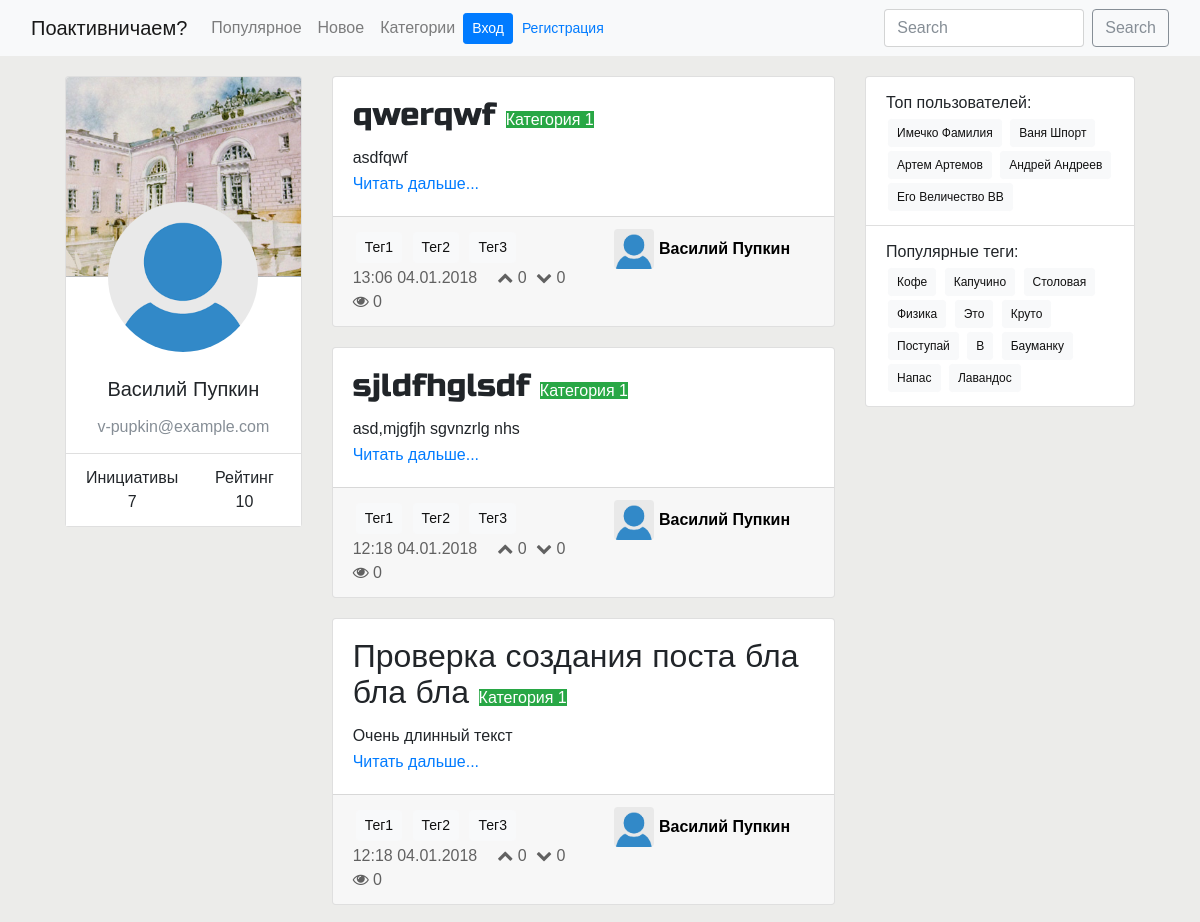
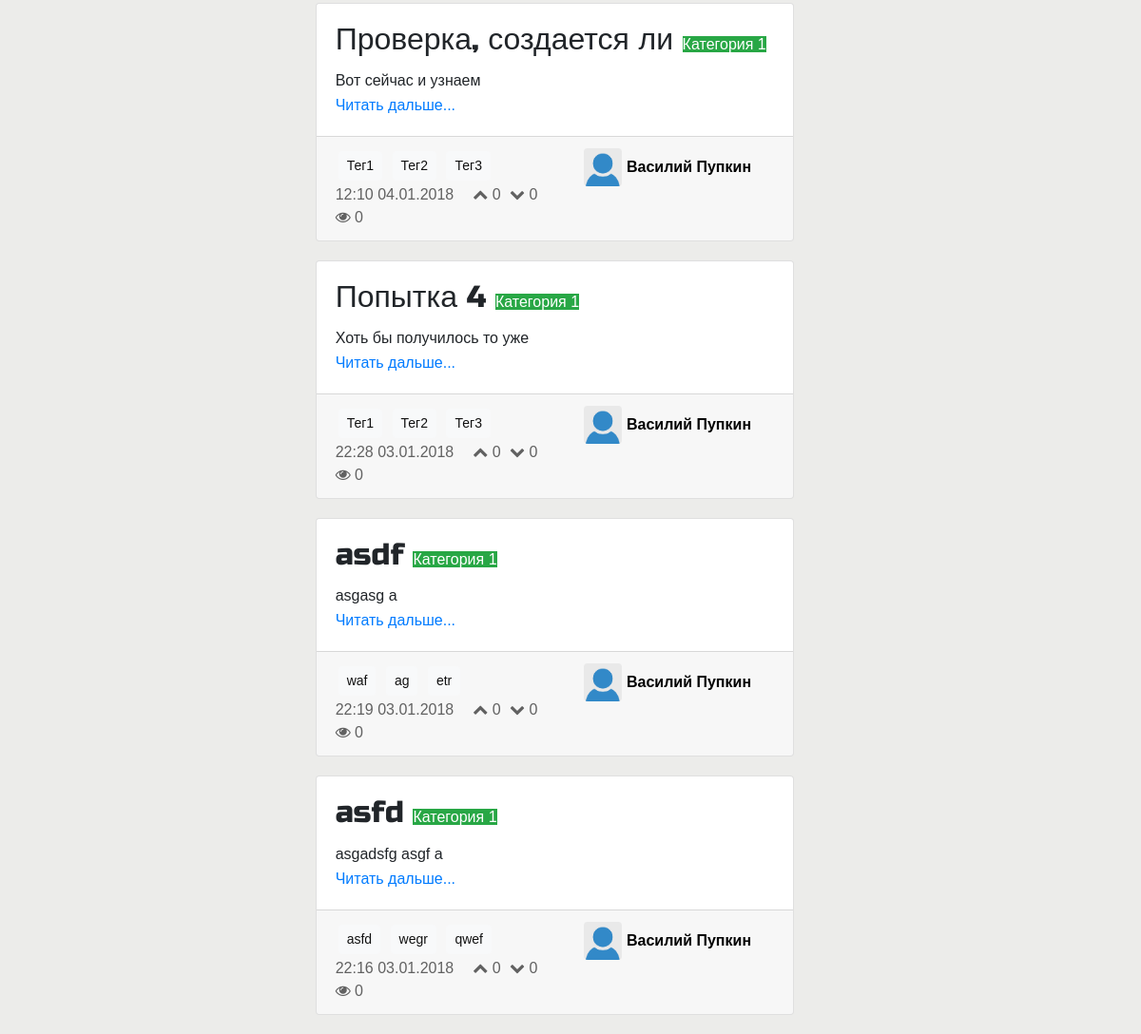
Page /userprofile/1/ on the committed database (2 pictures, top to bottom).
### userprofile/models.py (models this page shows, shortened)
class UserProfile(models.Model):
    user = models.OneToOneField(User, on_delete=models.CASCADE)
    rating = models.IntegerField(default=0)
    about = models.TextField(blank=True)
    def get_absolute_url(self):
        return reverse('userprofile:userpage', kwargs={'pk': self.pk})

### post/models.py (models this page shows, shortened)
class Post(models.Model):
    class Meta:
        ordering = ['-pub_date']
    title = models.CharField(max_length=250)
    text = models.TextField()
    pub_date = models.DateTimeField(auto_now_add=True)
    likes = models.IntegerField(default=0)
    dislikes = models.IntegerField(default=0)
    views = models.IntegerField(default=0)
    category = models.ForeignKey(Category, on_delete=models.CASCADE)
    tag = models.ManyToManyField(Tag)
    author = models.ForeignKey(UserProfile, on_delete=models.CASCADE, blank=True)
    deleted = models.BooleanField(default=False)
    edited = models.BooleanField(default=False)
    posts = PostManager()
    def get_absolute_url(self):
        return reverse('post:detail', kwargs={'pk': self.pk})

### category/models.py (models this page shows, shortened)
class Category(models.Model):
    label = models.CharField(unique=True, max_length=30)
    description = models.TextField()

### tag/models.py (models this page shows, shortened)
class Tag(models.Model):
    label = models.CharField(max_length=30, unique=True)

### userprofile/views.py (the view)
# urls.py: url(r'^(?P<pk>\d+)/', views.UserPageDetail.as_view(), name='userpage'),
class UserPageDetail(SingleObjectMixin, ListView):
    model = UserProfile
    template_name = 'userprofile/userpage.html'
    paginate_by = 10
    def get(self, request, *args, **kwargs):
        self.object = self.get_object(queryset=UserProfile.objects.all())
        return super(UserPageDetail, self).get(request, *args, **kwargs)
    def get_context_data(self, **kwargs):
        context = super(UserPageDetail, self).get_context_data(**kwargs)
        context['pag_options'] = ListPost.set_paginator_options(context)
        context['userprofile'] = self.object
        return context
    def get_queryset(self):
        return Post.posts.get_queryset_by_author(self.object.pk)

### bauchange/context.py (called while the page is built)
def current_userprofile(request):
    if hasattr(request, 'user') and request.user.is_authenticated():
        try:
            userprofile = UserProfile.objects.get(user=request.user)
        except:
            userprofile = None
    else:
        userprofile = None
    return {
        'context_userprofile': userprofile
    }

def menu_buttons(request):
    buttons = [
        {
            'label': _('Популярное'),
            'url': reverse_lazy('post:list')
        },
        {
            'label': _('Новое'),
            'url': reverse_lazy('post:list')
        },
        {
            'label': _('Категории'),
            'url': reverse_lazy('category:all-categories')
        },
    ]
    return {
        'context_menu_buttons': buttons
    }

### post/models.py (called while the page is built)
    def get_queryset(self):
        return super(PostManager, self).get_queryset()

    def get_queryset_by_author(self, author):
        return self.get_queryset().filter(author=author)

### post/views.py (called while the page is built)
    def set_paginator_options(context):
        first_index = max(context['page_obj'].number - 2, 1)
        last_index = min(first_index + 4, context['paginator'].num_pages)
        first_index = max(1, last_index - 4)
        return {
            'first': first_index,
            'last': last_index
        }

### userprofile/templates/userprofile/userpage.html
{% extends "base.html" %}
{% block content %}
    <div class="row justify-content-center">
        <div class="userpage-left-side col-lg-4 col-md-12 ">
            {% include "userprofile/userpage/usercard.html" %}
        </div>
        <div class="col">
            {% include "post/list.html" with posts_list=object_list %}
        </div>
    </div>
{% endblock %}

### userprofile/templates/userprofile/userpage/usercard.html (shortened to what this page needs)
<div class="card text-center userpage-card">
    <div class="card-header userpage-user-bg"></div>
    <div class="userpage-photo-container">
        <div class="userpage-photo-sq">
            <img class="rounded-circle userpage-photo" src="/upload/img/user_empty.png">
        </div>
    </div>
    <div class="card-body userpage-user-info">
        <ul class="list-group list-group-flush">
            <li class="list-group-item">
                <h5 class="card-title">{{ userprofile.user.first_name }} {{ userprofile.user.last_name }}</h5>
                <p class="card-text text-secondary">{{ userprofile.user.email }}</p>
            </li>
            <li class="list-group-item">
                <div class="row">
                    <div class = "col">
                        <div class="">Инициативы</div>
                        <div class="">{{ object_list.count }}</div>
                    </div>
                    <div class = "col">
                        <div class="">Рейтинг</div>
                        <div class="">{{ userprofile.rating }}</div>
                    </div>
                </div>
            </li>
        </ul>
    </div>
</div>

### post/templates/post/list-includes/short-post-item.html
<div class="post-mini card">
    {% include "post/list-includes/short-post-body.html" %}
    {% include "post/list-includes/short-post-footer.html" %}
</div>

### post/templates/post/list-includes/short-post-body.html
<div class="card-body">
    <h2 class="card-title">
        {{ post.title }}
        <a href="{% url 'category:posts-by-category' pk=post.category.id %}">
            <span class="post-category-mini badge-success">
                {{ post.category.label }}
            </span>
        </a>
    </h2>
    <p class="card-text">
        {{ post.text|truncatewords:80 }}
    </p>
    <a href="{{ post.get_absolute_url }}" class="card-link">Читать дальше...</a>
</div>

### post/templates/post/list-includes/short-post-footer.html
<div class="card-footer">
    <div class="row">
        <div class="post-info meta col">
            {% include "post/list-includes/short-post-tags.html" with tags=post.tag %}
            <div class="post-statistics-mini card-text">
                <span class="pub-date-mini float-left">{{ post.pub_date|date:"H:i d.m.Y" }}</span>
                <ul class="list-inline">
                    <li class="list-inline-item"><i class="fa fa-chevron-up" aria-hidden="true"></i> {{ post.likes }}</li>
                    <li class="list-inline-item"><i class="fa fa-chevron-down" aria-hidden="true"></i> {{ post.dislikes }}</li>
                    <li class="list-inline-item"><i class="fa fa-eye" aria-hidden="true"></i> {{ post.views }}</li>
                </ul>
            </div>
        </div>
        <a class="author-info-mini col-md-auto col-sm-auto row float-right" href="{{ post.author.get_absolute_url }}">
            <img src="/upload/img/user_empty.png" class="author-photo-mini rounded float-left">
            <h4 class="author-name-mini">{{ post.author.user.first_name}} {{ post.author.user.last_name}}</h4>
        </a>
    </div>
</div>

### post/templates/post/list-includes/short-post-tags.html
<div class="post-tags-mini">
    {% for tag_item in tags.all %}
        <a href="{% url "tag:posts-by-tag" pk=tag_item.id %}" class="tag btn btn-light btn-sm">{{ tag_item.label }}</a>
    {% endfor %}
</div>

### static/css/base.css (style rules this page uses)
body, html { background-color: #ECECEA; font-family: 'Ubuntu', sans-serif; font-size: 16px; }
h1, h2, h3, h4, h5, h6 { font-family: 'Russo One', sans-serif; margin: 0; }
a, a:hover, a:visited { text-decoration-line: none; }
p { font-family: 'Ubuntu', sans-serif; font-size: 16px; line-height: 28px; margin-bottom: 0px; }
.meta { color: #616161; }
.tag, .user-popular { margin: 3px; }
.list-inline { margin-bottom: 0px; }
.post-mini { margin-bottom: 20px; }
.post-category-mini { font-family: 'Ubuntu', sans-serif; font-size: 16px; }
.post-statistics-mini { margin: 0; padding: 0; opacity: 1; }
.author-info-mini { display: block; width: 250px; height: 40px; color: black; font-size: 14px; }
.author-photo-mini { float: left; margin: 5px; margin-top: 0px; width: 40px; height: 40px; }
.pub-date-mini { margin-right: 20px; }
.author-name-mini { font-family: 'Ubuntu', sans-serif; font-weight: 700; font-size: 16px; margin-right: 20px; line-height: 40px; }
.userpage-left-side { min-width: 250px; }
.userpage-user-bg { background: url("/upload/img/user_bg.jpg"); background-size: cover; background-position: center; }
.userpage-user-bg { height: 200px; }
.userpage-photo-container { position: absolute; top: 125px; width: 100%; text-align: center; }
.userpage-photo-sq { margin-left: auto; margin-right: auto; width: 150px; height: 150px; }
.userpage-photo { width: 150px; height: 150px; }
.userpage-user-info { padding: 90px 0 0 0; }

### rows in the picture
UserProfile: user.first_name "Василий", user.last_name "Пупкин", user.email "v-pupkin@example.com", rating "10"
Post: title "qwerqwf", category.label "Категория 1", text "asdfqwf", pub_date "13:06 04.01.2018", likes "0", dislikes "0", views "0", author.user.first_name "Василий", author.user.last_name "Пупкин"
Tag: label "Тег1"
Tag: label "Тег2"
Tag: label "Тег3"
Post: title "sjldfhglsdf", category.label "Категория 1", text "asd,mjgfjh sgvnzrlg nhs", pub_date "12:18 04.01.2018", likes "0", dislikes "0", views "0", author.user.first_name "Василий", author.user.last_name "Пупкин"
Post: title "Проверка создания поста бла бла бла", category.label "Категория 1", text "Очень длинный текст", pub_date "12:18 04.01.2018", likes "0", dislikes "0", views "0", author.user.first_name "Василий", author.user.last_name "Пупкин"
Post: title "Проверка, создается ли", category.label "Категория 1", text "Вот сейчас и узнаем", pub_date "12:10 04.01.2018", likes "0", dislikes "0", views "0", author.user.first_name "Василий", author.user.last_name "Пупкин"
Post: title "Попытка 4", category.label "Категория 1", text "Хоть бы получилось то уже", pub_date "22:28 03.01.2018", likes "0", dislikes "0", views "0", author.user.first_name "Василий", author.user.last_name "Пупкин"
Post: title "asdf", category.label "Категория 1", text "asgasg a", pub_date "22:19 03.01.2018", likes "0", dislikes "0", views "0", author.user.first_name "Василий", author.user.last_name "Пупкин"
Tag: label "waf"
Tag: label "ag"
Tag: label "etr"
Post: title "asfd", category.label "Категория 1", text "asgadsfg asgf a", pub_date "22:16 03.01.2018", likes "0", dislikes "0", views "0", author.user.first_name "Василий", author.user.last_name "Пупкин"
Tag: label "asfd"
Tag: label "wegr"
Tag: label "qwef"

### other values in the picture
{{ button.label }} "Популярное" "Новое" "Категории"
{{ object_list.count }} "7"
